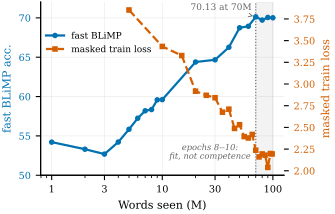

Generate this figure with Python:
"""Fig. 1 — Saturation diagnosis: fast BLiMP (saturates ~70M) vs masked train loss (keeps falling).
Data from checkpoints/gptbert_small_v1 eval + train logs (see PROJECT_MEMORY / §4)."""
import os
from plotstyle import apply, BLUE, RED, GREY, COL_W
apply()
import matplotlib.pyplot as plt

# fast BLiMP by words-seen (M)  — from eval_chck_*M_fast.log
words   = [1,2,3,4,5,6,7,8,9,10,20,30,40,50,60,70,80,90,100]
blimp   = [54.21,53.31,52.69,54.22,55.84,57.25,58.19,58.35,59.58,59.61,
           64.39,64.67,66.26,68.74,68.93,70.13,69.72,70.05,70.01]
# masked training loss: mean over a +-0.5M-word window at each milestone (train.log)
loss_w  = [5,10,15,20,25,30,35,40,45,50,55,60,65,70,75,80,85,90,95,98.5]
loss    = [3.853,3.433,3.328,2.917,2.870,2.842,2.675,2.710,2.488,2.531,2.394,2.378,2.419,2.237,2.160,2.194,2.180,2.039,2.199,2.194]

fig, ax1 = plt.subplots(figsize=(COL_W, 2.25))
ax1.plot(words, blimp, color=BLUE, marker="o", ms=3, label="fast BLiMP")
ax1.set_xlabel("Words seen (M)")
ax1.set_ylabel("fast BLiMP acc.", color=BLUE)
ax1.tick_params(axis="y", labelcolor=BLUE)
ax1.set_xscale("log")
ax1.set_xticks([1,3,10,30,100]); ax1.set_xticklabels(["1","3","10","30","100"])
ax1.set_ylim(50, 72)

# shaded "wasted" region 70M->100M (draw before points so it sits behind)
ax1.axvspan(70, 100, color=GREY, alpha=0.08, zorder=0)

# mark the saturation point (label low-left, arrow up-right; clears the loss line)
peak_x, peak_y = 70, 70.13
ax1.axvline(peak_x, color=GREY, ls=":", lw=0.8, zorder=1)
ax1.annotate("70.13 at 70M", xy=(peak_x, peak_y), xytext=(34, 71.0),
             fontsize=6.5, color=GREY, ha="center",
             arrowprops=dict(arrowstyle="->", color=GREY, lw=0.6))

ax2 = ax1.twinx()
ax2.spines["top"].set_visible(False)
ax2.plot(loss_w, loss, color=RED, marker="s", ms=3, ls="--", label="masked train loss")
ax2.set_ylabel("masked train loss", color=RED)
ax2.tick_params(axis="y", labelcolor=RED)
ax2.grid(False)

# "wasted tail" caption in the free bottom-right, nudged left of the shaded band edge
ax1.text(27, 53.2, "epochs 8--10:", fontsize=6, color=GREY, ha="center", style="italic")
ax1.text(27, 52.1, "fit, not competence", fontsize=6, color=GREY, ha="center", style="italic")

# combined legend in the open upper-left area
l1,lab1 = ax1.get_legend_handles_labels()
l2,lab2 = ax2.get_legend_handles_labels()
ax1.legend(l1+l2, lab1+lab2, loc="upper left", fontsize=6.5,
           bbox_to_anchor=(0.0, 0.86), borderaxespad=0.2)

out = os.path.join(os.path.dirname(__file__), "fig_saturation.pdf")
plt.savefig(out)
print("wrote", out)
